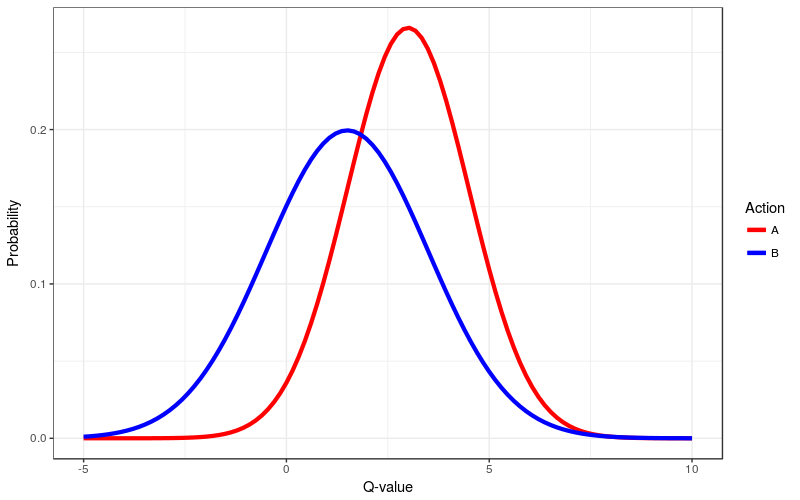

Recreate this plot in R.
library(ggplot2)
ggplot(data=data.frame(x=c(-5, 10)), aes(x)) +
    stat_function(fun = dnorm, args=list(mean=3, sd=1.5), aes(colour="A"), size=1.5, n=100) + 
    stat_function(fun = dnorm, args=list(mean=1.5, sd=2), aes(colour="B"), size=1.5, n=100) +
    scale_colour_manual("Action", values = c("red", "blue")) + 
    xlab("Q-value") + ylab("Probability") + theme_bw()
       
